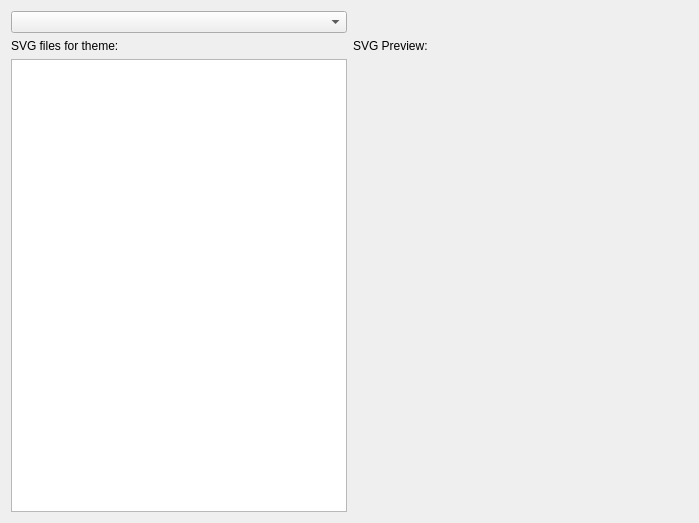
<?xml version="1.0" encoding="UTF-8"?>
<ui version="4.0">
 <class>SvgViewer</class>
 <widget class="QWidget" name="SvgViewer">
  <property name="geometry">
   <rect>
    <x>0</x>
    <y>0</y>
    <width>699</width>
    <height>523</height>
   </rect>
  </property>
  <layout class="QVBoxLayout" name="verticalLayout">
   <item>
    <layout class="QGridLayout" name="gridLayout">
     <item row="1" column="0">
      <widget class="QLabel" name="m_svgFilesLabel">
       <property name="sizePolicy">
        <sizepolicy hsizetype="MinimumExpanding" vsizetype="Preferred">
         <horstretch>0</horstretch>
         <verstretch>0</verstretch>
        </sizepolicy>
       </property>
       <property name="text">
        <string>SVG files for theme:</string>
       </property>
      </widget>
     </item>
     <item row="4" column="0">
      <widget class="QTreeView" name="m_svgFilesTree">
       <property name="sizePolicy">
        <sizepolicy hsizetype="MinimumExpanding" vsizetype="MinimumExpanding">
         <horstretch>0</horstretch>
         <verstretch>0</verstretch>
        </sizepolicy>
       </property>
       <property name="editTriggers">
        <set>QAbstractItemView::NoEditTriggers</set>
       </property>
       <property name="allColumnsShowFocus">
        <bool>true</bool>
       </property>
      </widget>
     </item>
     <item row="1" column="1">
      <widget class="QLabel" name="m_svgPreviewLabel">
       <property name="sizePolicy">
        <sizepolicy hsizetype="MinimumExpanding" vsizetype="Preferred">
         <horstretch>0</horstretch>
         <verstretch>0</verstretch>
        </sizepolicy>
       </property>
       <property name="text">
        <string>SVG Preview:</string>
       </property>
      </widget>
     </item>
     <item row="0" column="0">
      <widget class="KComboBox" name="m_themeSelector">
       <property name="maximumSize">
        <size>
         <width>16777215</width>
         <height>24</height>
        </size>
       </property>
      </widget>
     </item>
     <item row="4" column="1">
      <widget class="QLabel" name="m_svgPreview">
       <property name="text">
        <string/>
       </property>
      </widget>
     </item>
    </layout>
   </item>
  </layout>
 </widget>
 <customwidgets>
  <customwidget>
   <class>KComboBox</class>
   <extends>QComboBox</extends>
   <header>kcombobox.h</header>
  </customwidget>
 </customwidgets>
 <tabstops>
  <tabstop>m_svgFilesTree</tabstop>
 </tabstops>
 <resources/>
 <connections/>
</ui>
